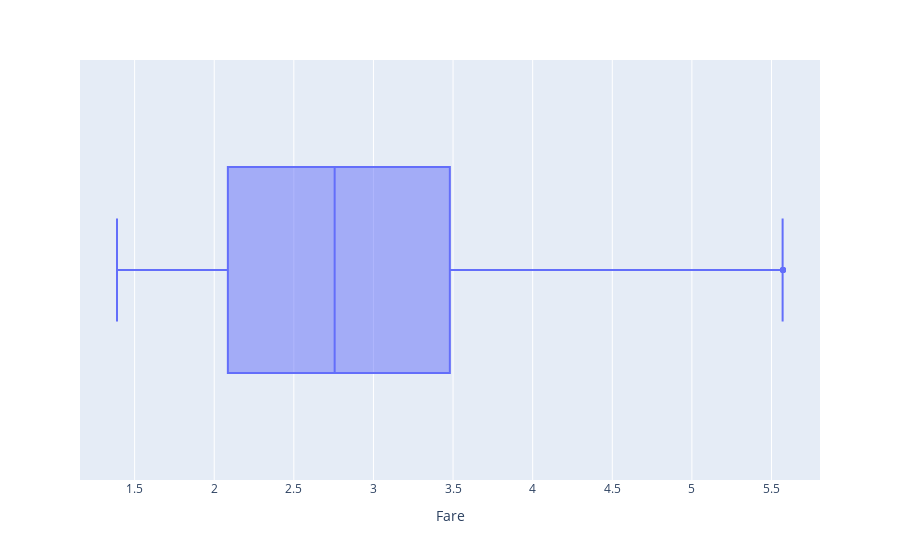

Notebook source saved alongside this figure:
### Code cell
px.box(df,x=df['Fare'])

### Figure 1 — Plotly figure (JSON) as saved in the notebook; plotly's stock layout.template omitted (floating-point values rounded to 4 significant figures; data arrays with more than 128 entries replaced by an {"elided": "..."} marker saying what was removed)
{"data": [{"alignmentgroup": "True", "hovertemplate": "Fare=%{x}<extra></extra>", "legendgroup": "", "marker": {"color": "#636efa"}, "name": "", "notched": false, "offsetgroup": "", "orientation": "h", "showlegend": false, "type": "box", "x": {"elided": "699 float values"}, "x0": " ", "xaxis": "x", "y0": " ", "yaxis": "y"}], "layout": {"boxmode": "group", "legend": {"tracegroupgap": 0}, "margin": {"t": 60}, "xaxis": {"anchor": "y", "domain": [0, 1], "title": {"text": "Fare"}}, "yaxis": {"anchor": "x", "domain": [0, 1]}}}
